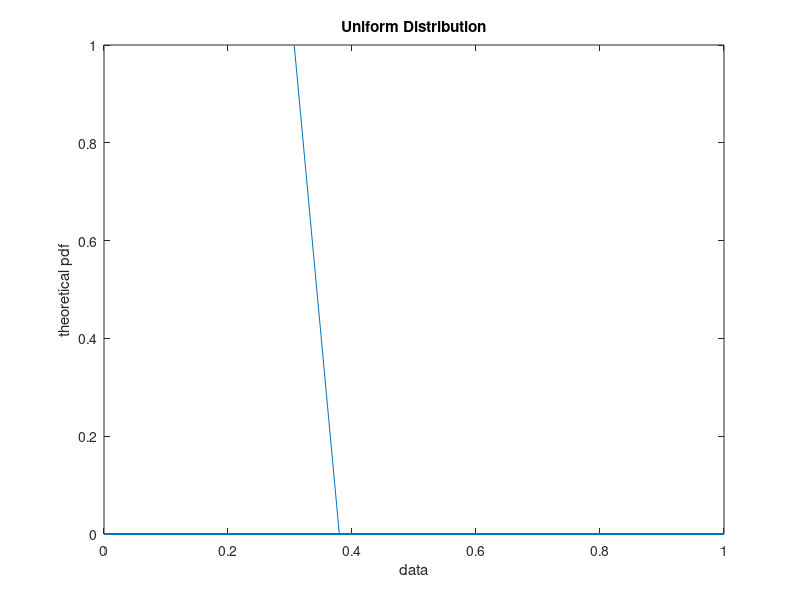
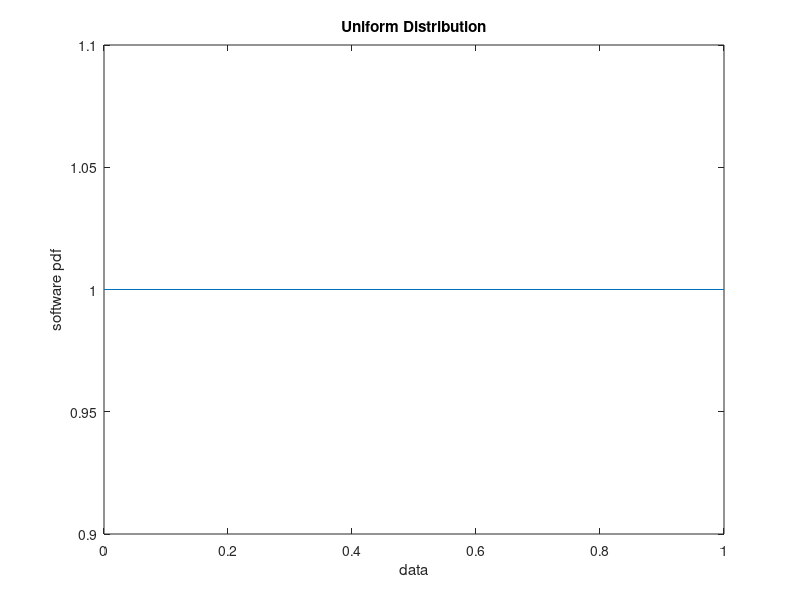

Reproduce these figures in MATLAB, in order.
% [+] AmirHossein Aliyan
% [+] 991771231


% clear output and previous vars
clc
clear all

% define N, X and dist object 
a = 0;
b = 1;
N = 100000;
X = rand(1, N);
pd = makedist('Uniform');

PDFTHEORY = (b-a) ./ 1;
PDFSOFT = pdf(pd, X);
YPDF(1, N) = PDFTHEORY;


CDFSOFT = cdf(pd, X);

% draw cdf and pdf
figure; plot(X, YPDF); xlabel('data'); ylabel('theoretical pdf'); title('Uniform Distribution');
figure; plot(X, PDFSOFT); xlabel('data'); ylabel('software pdf'); title('Uniform Distribution');

% histogram
%figure;hist(X);

% avg, var and corr
average = mean(X);
variance = var(X);
correlation = variance + ((average).^2);

disp(['average  : ' num2str(average)]);
disp(['variance : ' num2str(variance)]);
disp(['correlation : ' num2str(correlation)]);


